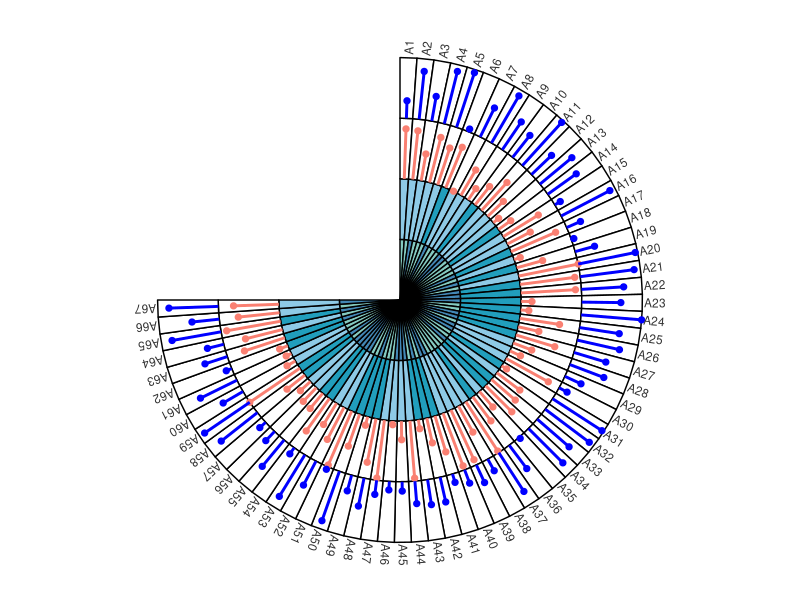
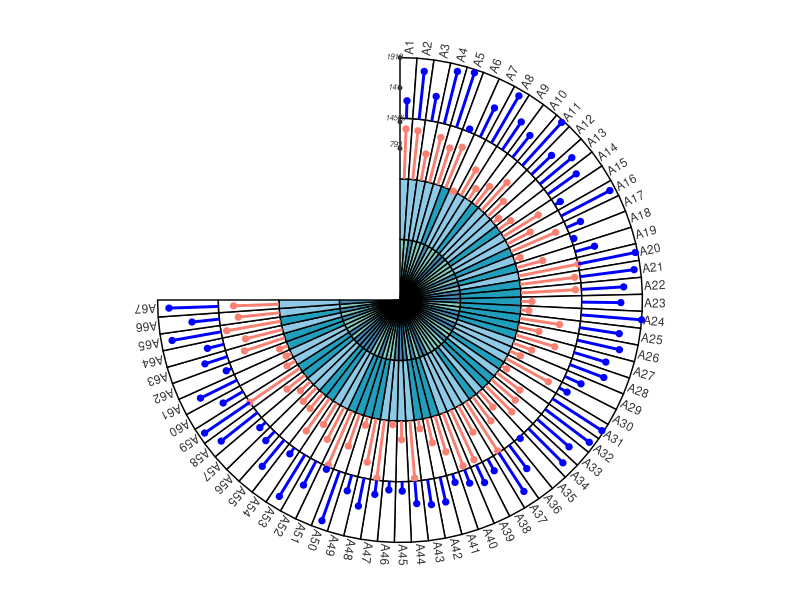
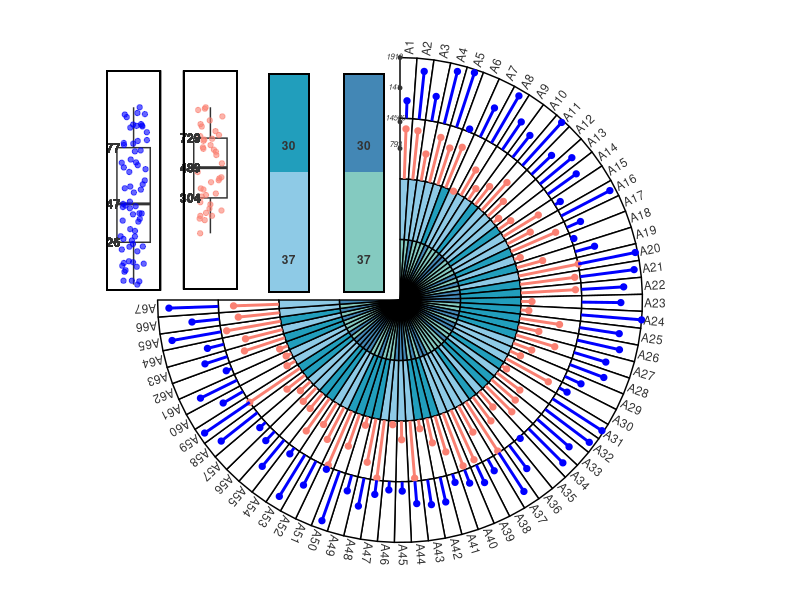
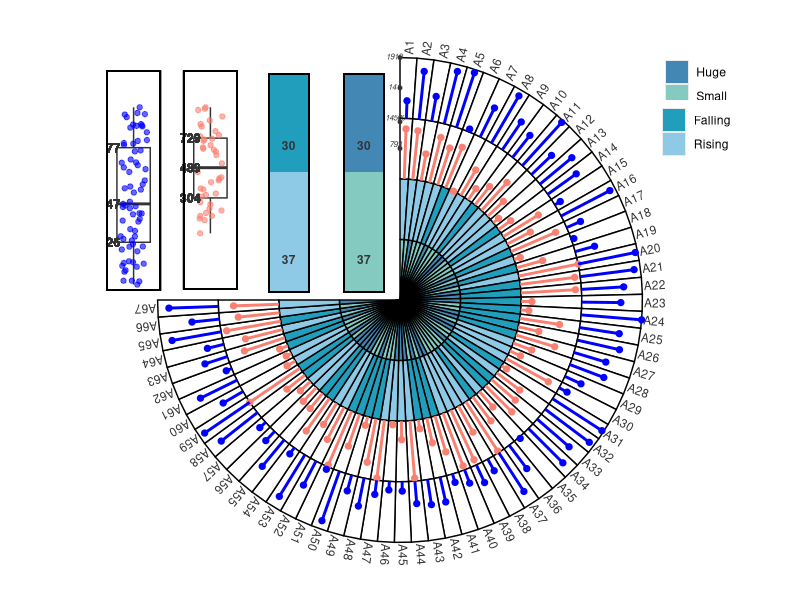

Reproduce these figures in R, in order.
# Load libraries
library(ggplot2)
library(dplyr)
library(cowplot)
library(readxl)

set.seed(123)
n <- 67

# 1.Dataset
df <- data.frame(
  ID = paste0("A", 1:n),
  Feature_1   = runif(n, 0, 100),   # Example values 1
  Feature_2 = runif(n, 0, 1000),  # Example values 2
  Rising   = sample(0:1, n, replace=TRUE),   # 0=falling, 1=Rising
  Huge= sample(0:1, n, replace=TRUE)    # 0=Huge, 1=Small
) %>%
  # Normalize values to [0,1] for plotting heights
  mutate(
    mon_norm = Feature_1   / max(Feature_1),
    ppl_norm = Feature_2 / max(Feature_2)
  )


# 2. Define ring radii and angles
radii <- 0:4            # radii 0,1,2,3,4 (so each ring has thickness 1)
total_angle <- 180      # total angular span in degrees
angles <- seq(90, -total_angle, length.out = n + 1)  # boundaries of 67 segments


# 3. Generate polygon coordinates for each ring and ID
polygon_data <- data.frame()
for (i in 1:n) {
  a_start <- angles[i]
  a_end   <- angles[i+1]
  for (ring in 1:4) {
    r0 <- radii[ring]
    r1 <- radii[ring+1]
    # Four corners of the polygon (in order)
    coords <- data.frame(
      ID = df$ID[i],
      ring    = ring,
      x = c(r0*cos(a_start*pi/180), r0*cos(a_end*pi/180),
            r1*cos(a_end*pi/180), r1*cos(a_start*pi/180)),
      y = c(r0*sin(a_start*pi/180), r0*sin(a_end*pi/180),
            r1*sin(a_end*pi/180), r1*sin(a_start*pi/180))
    )
    polygon_data <- bind_rows(polygon_data, coords)
  }
}

# 4. Create line segments for rings 3 and 4
# calculate mean normalized values
mean_ppl_norm <- quantile(df$ppl_norm, 0.75)
mean_mon_norm <- quantile(df$mon_norm, 0.75)

segment_data <- data.frame()

for (i in 1:n) {
  mid_angle <- (angles[i] + angles[i+1]) / 2
  rad <- mid_angle * pi/180
  
  # Check if below mean → double the normalized value
  ppl_val <- ifelse(df$ppl_norm[i] < mean_ppl_norm, df$ppl_norm[i], df$ppl_norm[i])
  mon_val <- ifelse(df$mon_norm[i] < mean_mon_norm, df$mon_norm[i], df$mon_norm[i])
  
  # Ring 3: base radius = 2
  x0_3 <- 2 * cos(rad);   y0_3 <- 2 * sin(rad)
  x1_3 <- (2 + ppl_val) * cos(rad)
  y1_3 <- (2 + ppl_val) * sin(rad)
  
  # Ring 4: base radius = 3
  x0_4 <- 3 * cos(rad);   y0_4 <- 3 * sin(rad)
  x1_4 <- (3 + mon_val) * cos(rad)
  y1_4 <- (3 + mon_val) * sin(rad)
  
  segment_data <- bind_rows(segment_data,
                            data.frame(ID=df$ID[i], ring=3,
                                       x=x0_3, y=y0_3, xend=x1_3, yend=y1_3),
                            data.frame(ID=df$ID[i], ring=4,
                                       x=x0_4, y=y0_4, xend=x1_4, yend=y1_4))
}


# 5. Calculate label coordinates just outside outer ring (radius ~4.1)
label_data <- data.frame(
  ID = df$ID,
  angle = (angles[-(n+1)] + angles[-1]) / 2,
  x = 4.1 * cos(((angles[-(n+1)] + angles[-1]) / 2) * pi/180),
  y = 4.1 * sin(((angles[-(n+1)] + angles[-1]) / 2) * pi/180)
)


# 6. Assign fill colors
polygon_data <- polygon_data %>%
  left_join(df, by = "ID") %>%
  mutate(fill_color = case_when(
    ring == 1 & Huge == 1 ~  "#84CAC0",   
    ring == 1 & Huge == 0 ~ "#4387B5",     
    ring == 2 & Rising == 1   ~ "#8ecae6",        
    ring == 2 & Rising == 0   ~ "#219ebc",  
    TRUE ~ "white"                                # rings 3 and 4 → white background
  ))


# 7. Plot with ggplot2
p_base = ggplot() +
  # Rings 1-2: colored by category
  geom_polygon(data = polygon_data %>% filter(ring %in% 1:2),
               aes(x = x, y = y, group = interaction(ID, ring), fill = fill_color),
               color = "black") +
  scale_fill_identity()+
  # Rings 3-4: white background
  geom_polygon(data = polygon_data %>% filter(ring %in% 3:4),
               aes(x = x, y = y, group = interaction(ID, ring)),
               fill = "white", color = "black") +
  # Lollipop lines: ring 3 (people affected)
  geom_segment(data = segment_data %>% filter(ring == 3),
               aes(x = x, y = y, xend = xend, yend = yend),
               color = "salmon", linewidth = 1) +
  geom_point(data = segment_data %>% filter(ring == 3),
             aes(x = xend, y = yend),
             color = "salmon", size = 1.8) +
  # Lollipop lines: ring 4 (monetary loss)
  geom_segment(data = segment_data %>% filter(ring == 4),
               aes(x = x, y = y, xend = xend, yend = yend),
               color = "blue", linewidth = 1) +
  geom_point(data = segment_data %>% filter(ring == 4),
             aes(x = xend, y = yend),
             color = "blue", size = 1.8) +
  # ID labels at outer rim (rotated to match angle)
  geom_text(data = label_data,
            aes(x = x, y = y, label = ID, angle = angle),
            size = 3, hjust = 0.2, vjust = 0.5, color = "#333333", fontfamily= "sans") +
  coord_equal() +
  theme_void() +
  xlim(-4.5, 4.5) + ylim(-4.5, 4.5)
p_base

# Define points on radius 90° (x=0, y=r)
points_data <- data.frame(
  x = c( 0, 0),
  y = c( 3.5, 4.0),
  label = c("141", "1910")  # custom labels
)

points_data2 <- data.frame(
  x2 = c( 0, 0),
  y2 = c( 2.5, 2.94),
  label2 = c( "793", "14500")  # custom labels
)

# Add points
p_base <- p_base +
  geom_point(data = points_data, aes(x = x, y = y), color = "#333333", size = 1)+
  geom_text(data = points_data, aes(x = x-0.1, y = y, label = label),
            vjust = 0.3, color = "#333333", fontfamily= "sans", fontface = "italic",size =2)+
  geom_point(data = points_data2, aes(x = x2, y = y2), color = "#333333", size = 1)+
  geom_text(data = points_data2, aes(x = x2-0.08, y = y2, label = label2),
            vjust = -0.2, color = "#333333", fontfamily= "sans", fontface = "italic",size =2)
p_base


counts_dev <- df %>% count(Huge)
counts_rise <- df %>% count(Rising)
med_mon <- median(df$Feature_1)
med_people <- median(df$Feature_2)
q1_mon <- quantile(df$Feature_1, 0.25)
q3_mon <- quantile(df$Feature_1, 0.75)
q1_people <- quantile(df$Feature_2, 0.25)
q3_people <- quantile(df$Feature_2, 0.75)

iqr <- IQR(df$Feature_1)
q1 <- quantile(df$Feature_1, 0.25)
q3 <- quantile(df$Feature_1, 0.75)
df_filtered <- df %>%
  filter(Feature_1 >= (q1 - 1.2*iqr),
         Feature_1 <= (q3 + 1.2*iqr))

iqrX <- IQR(df$Feature_2)
q1X <- quantile(df$Feature_2, 0.25)
q3X <- quantile(df$Feature_2, 0.75)
df_filtered2 <- df %>%
  filter(Feature_2 >= (q1X - 1.5*iqr),
         Feature_2 <= (q3X + 1.5*iqr))

med_monX <- median(df_filtered$Feature_1)
med_peopleX <- median(df_filtered2$Feature_2)
q1_monX <- quantile(df_filtered$Feature_1, 0.25)
q3_monX <- quantile(df_filtered$Feature_1, 0.75)
q1_peopleX <- quantile(df_filtered2$Feature_2, 0.25)
q3_peopleX <- quantile(df_filtered2$Feature_2, 0.75)


# Boxplot for ring 4 (Feature_1)
# Calculate median

p_box4 <- ggplot(df_filtered, aes(x = factor(1), y = Feature_1)) +
  geom_boxplot(width = 0.5, fill = "white", outlier.shape = NA) +
  geom_jitter(width = 0.2, alpha = 0.6, color = "blue") +
  geom_label(aes(x = 0.7, y = med_monX, label = paste0("", round(med_mon,0))),
             fill = NA, label.size = 0, size = 3, colour = "#333333",
             fontfamily= "sans", fontface = "bold") +
  geom_label(aes(x = 0.7, y = q1_monX, label = paste0("", round(q1_mon,0))),
             fill = NA, label.size = 0, size = 3, colour = "#333333",
             fontfamily= "sans", fontface = "bold") +
  geom_label(aes(x = 0.7, y = q3_monX, label = paste0("", round(q3_mon,0))),
             fill = NA, label.size = 0, size = 3, colour = "#333333",
             fontfamily= "sans", fontface = "bold") +
  coord_cartesian(ylim = c(0, max(df_filtered$Feature_1)*1.2)) +
  theme_void()+
  geom_rect(aes(xmin = 1 - 0.4, xmax = 1 + 0.4, ymin = -0.5, ymax = max(df_filtered$Feature_1)*1.2),
            color = "black", fill = NA, inherit.aes = FALSE, size = 0.5)


# Boxplot for ring 3 (Feature_2)
p_box3 <- ggplot(df_filtered2, aes(x = factor(1), y = Feature_2)) +
  geom_boxplot(width = 0.5, fill = "white", outlier.shape = NA) +
  geom_jitter(width = 0.2, alpha = 0.6, color = "salmon") +
  geom_label(aes(x = 0.7, y = med_peopleX, label = paste0("", round(med_people,0))),
             fill = NA, label.size = 0, size = 3, colour = "#333333",
             fontfamily= "sans", fontface = "bold") +
  geom_label(aes(x = 0.7, y = q1_peopleX, label = paste0("", round(q1_people,0))),
             fill = NA, label.size = 0, size = 3, colour = "#333333",
             fontfamily= "sans", fontface = "bold") +
  geom_label(aes(x =0.7, y = q3_peopleX, label = paste0("", round(q3_people,0))),
             fill = NA, label.size = 0, size = 3, colour = "#333333",
             fontfamily= "sans", fontface = "bold") +
  coord_cartesian(ylim = c(0, max(df_filtered2$Feature_2)*1.2)) +
  theme_void()+
  geom_rect(aes(xmin = 1 - 0.4, xmax = 1 + 0.4, ymin =-0.5, ymax = max(df_filtered2$Feature_2)*1.2),
            color = "black", fill = NA, inherit.aes = FALSE, size = 0.5)


# Stacked bar for ring 2 (Rising: 0 vs 1)
p_bar2 <- ggplot(df, aes(x = factor(1), fill = factor(Rising))) +
  geom_bar(width = 0.6) +
  geom_rect(aes(xmin = 1 - 0.3, xmax = 1 + 0.3, ymin = 0, ymax = 67),
            color = "black", fill = NA, inherit.aes = FALSE, size = 0.5) +
  geom_label(data = counts_rise %>% mutate(pos = c(45, 10)),
             aes(x = 1, y = pos, label = paste0(ifelse(Rising==1, "", ""), n)),
             fill = NA, label.size = 0, size = 3, colour = "#333333",
             fontfamily= "sans", fontface = "bold") +
  scale_fill_manual(values = c("#219ebc","#8ecae6"),
                    labels = c("Fallback", "Rising")) +
  coord_cartesian(ylim = c(0, 67)) +
  theme_void() +
  theme(legend.position = 'none') +
  guides(fill = guide_legend(ncol = 2))


# Stacked bar for ring 1 (Huge: 0 vs 1)
# Calculate counts
p_bar1 <- ggplot(df, aes(x = factor(1), fill = factor(Huge))) +
  geom_bar(width = 0.6) +
  geom_rect(aes(xmin = 1 - 0.3, xmax = 1 + 0.3, ymin = 0, ymax = 67),
            color = "black", fill = NA, inherit.aes = FALSE, size = 0.5) +
  geom_label(data = counts_dev %>% mutate(pos = c(45, 10)),
             aes(x = 1, y = pos, label = paste0(ifelse(Huge==1, "", ""), n)),
             fill = NA, label.size = 0, size = 3, colour = "#333333",
             fontfamily= "sans", fontface = "bold") +
  scale_fill_manual(values = c("#4387B5", "#84CAC0"),
                    labels = c("Huge", "Small")) +
  coord_cartesian(ylim = c(0, 67)) +
  theme_void() +
  theme(legend.position = 'none') +
  guides(fill = guide_legend(ncol = 2))

#Adjustment of position
final_plot <- ggdraw(p_base) +
  draw_plot(p_box4,  x = 0.117, y = 0.50, width = 0.1, height = 0.4) +
  draw_plot(p_box3,  x = 0.213, y = 0.50, width = 0.1, height = 0.4) +
  draw_plot(p_bar2,  x = 0.311, y = 0.495, width = 0.1, height = 0.4) +
  draw_plot(p_bar1,  x = 0.405, y = 0.495, width = 0.1, height = 0.4)
final_plot

#图例
legend_plot <- ggplot(df, aes(x = factor(1), fill = factor(Huge))) +
  geom_bar() +
  labs(fill = NULL) +
  scale_fill_manual(values = c("#4387B5", "#84CAC0"),
                    labels = c("Huge", "Small")) +
  theme(legend.position = "right")

legend_plot2 <- ggplot(df, aes(x = factor(1), fill = factor(Rising))) +
  geom_bar() +
  labs(fill = NULL) +
  scale_fill_manual(values = c("#219ebc","#8ecae6"),
                    labels = c("Falling", "Rising")) +
  theme(legend.position = "right")

legend_grob <- get_legend(legend_plot)
legend_grob2 <- get_legend(legend_plot2)

final_plot_with_legend <- ggdraw(final_plot) +
  draw_plot(legend_grob, x = 0.77, y = 0.76, width = 0.2, height = 0.2) +
  draw_plot(legend_grob2, x = 0.77, y = 0.68, width = 0.2, height = 0.2)

final_plot_with_legend

